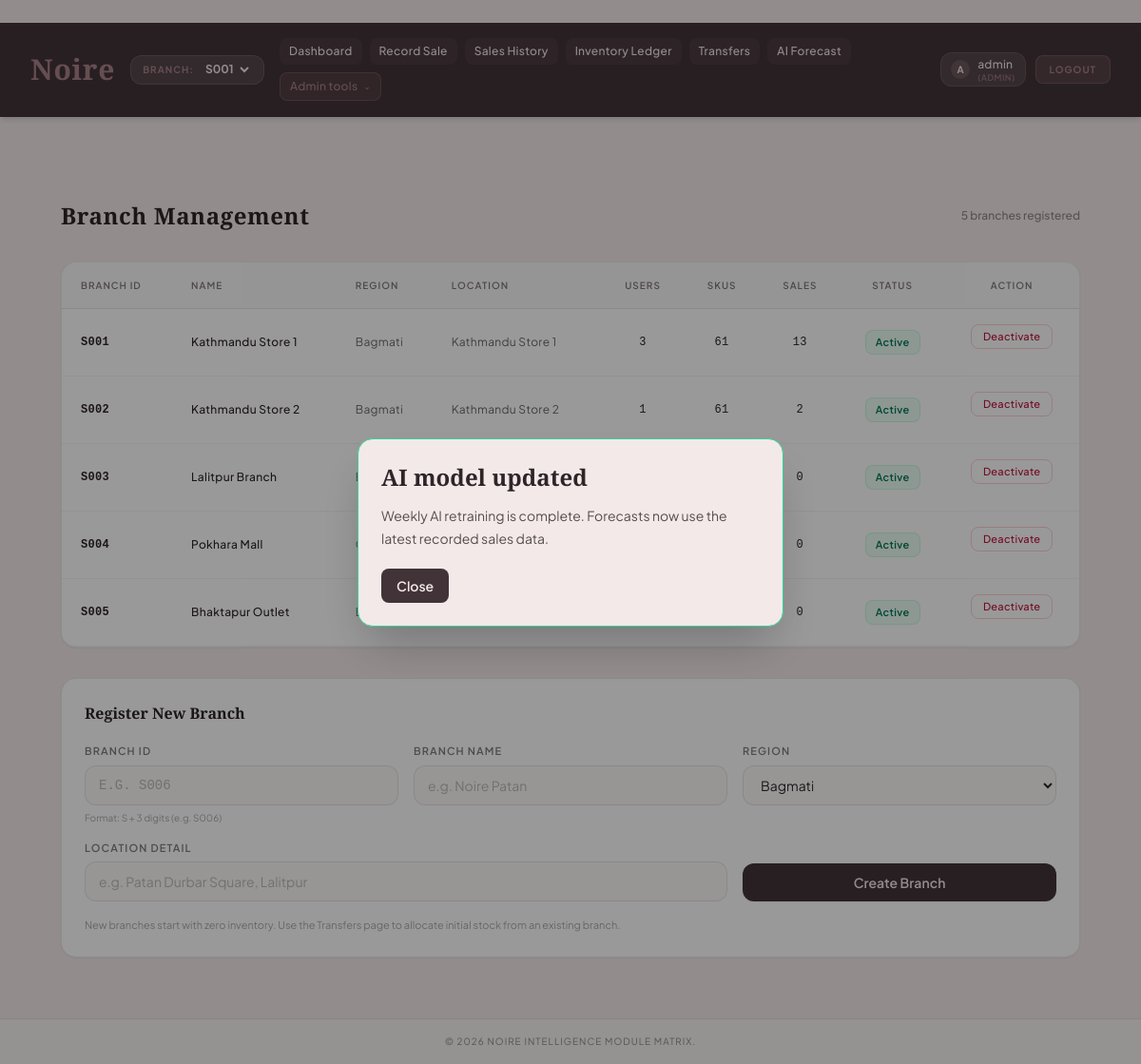
Page /manage_branches (signed in) on the committed database.
### tables this page shows
CREATE TABLE branches (
            branch_id TEXT PRIMARY KEY,
            region TEXT NOT NULL DEFAULT 'Bagmati',
            location_detail TEXT NOT NULL DEFAULT 'Kathmandu',
            created_at DATETIME DEFAULT CURRENT_TIMESTAMP
        , branch_name TEXT NOT NULL DEFAULT '', is_active INTEGER NOT NULL DEFAULT 1);

### app.py (the view)
@app.route('/manage_branches')
@admin_required
def manage_branches():
    branches = db_load_branches()
    return render_template('manage_branches.html', branches=branches)

### app.py (called while the page is built)
@app.context_processor
def inject_active_branches():
    try:
        with get_db() as conn:
            rows = conn.execute(
                "SELECT branch_id FROM branches WHERE is_active = 1 ORDER BY branch_id;"
            ).fetchall()
        return {'active_branches': [{'branch_id': r['branch_id']} for r in rows]}
    except Exception:
        return {'active_branches': [{'branch_id': b} for b in ['S001', 'S002', 'S003', 'S004', 'S005']]}

def admin_required(f):
    @wraps(f)
    def decorated_function(*args, **kwargs):
        if 'username' not in session:
            return redirect(url_for('login'))
        if session.get('role') != 'admin':
            return render_template('base.html', custom_error="403 Access Denied: Admin authorization required."), 403
        return f(*args, **kwargs)
    return decorated_function

### src/database.py (called while the page is built)
def get_db_path():
    return os.environ.get('TEST_DB_PATH', os.path.join(PROJECT_ROOT, 'data', 'noire_retail.db'))

@contextmanager
def get_db(db_path=None):
    if db_path is None:
        db_path = get_db_path()
    os.makedirs(os.path.dirname(db_path), exist_ok=True)
    conn = sqlite3.connect(db_path, timeout=30.0)
    conn.row_factory = sqlite3.Row
    conn.execute("PRAGMA foreign_keys = ON;")
    conn.execute("PRAGMA journal_mode = WAL;")
    try:
        yield conn
        conn.commit()
    except Exception:
        conn.rollback()
        raise
    finally:
        conn.close()

def db_load_branches(db_path=None):
    with get_db(db_path) as conn:
        rows = conn.execute("""
        SELECT
            b.branch_id,
            b.branch_name,
            b.region,
            b.location_detail,
            b.is_active,
            b.created_at,
            COUNT(DISTINCT u.user_id)          AS user_count,
            COUNT(DISTINCT i.inventory_id)     AS sku_count,
            COALESCE(SUM(i.stock), 0)          AS total_stock,
            COUNT(DISTINCT t.transaction_id)   AS total_sales
        FROM branches b
        LEFT JOIN users      u ON u.branch_id = b.branch_id
        LEFT JOIN inventory  i ON i.branch_id = b.branch_id
        LEFT JOIN transactions t ON t.branch_id = b.branch_id
        GROUP BY b.branch_id
        ORDER BY b.branch_id;
        """).fetchall()
        return [dict(r) for r in rows]

### templates/manage_branches.html (shortened to what this page needs)
﻿{% extends "base.html" %}
{% block content %}
<div class="max-w-7xl mx-auto px-4 sm:px-6 lg:px-8 py-8 space-y-8">
    <div class="flex items-center justify-between">
        <h2 class="text-2xl font-serif font-semibold text-noireText tracking-wide">Branch Management</h2>
        <span class="text-xs text-noireText/50 font-medium">{{ branches|length }} branch{{ 'es' if branches|length != 1 else '' }} registered</span>
    </div>
    <div class="bg-white rounded-2xl border border-noireText/10 shadow-sm overflow-hidden">
        <div class="overflow-x-auto">
            <table class="w-full text-left text-xs tracking-wide border-collapse min-w-[750px]">
                <thead>
                    <tr class="bg-parchment/20 border-b border-noireText/10 text-noireText/60 uppercase text-[10px] tracking-widest">
                        <th class="py-4 px-5 font-semibold">Branch ID</th>
                        <th class="py-4 px-5 font-semibold">Name</th>
                        <th class="py-4 px-5 font-semibold">Region</th>
                        <th class="py-4 px-5 font-semibold">Location</th>
                        <th class="py-4 px-5 font-semibold text-center">Users</th>
                        <th class="py-4 px-5 font-semibold text-center">SKUs</th>
                        <th class="py-4 px-5 font-semibold text-center">Sales</th>
                        <th class="py-4 px-5 font-semibold text-center">Status</th>
                        <th class="py-4 px-5 font-semibold text-center">Action</th>
                    </tr>
                </thead>
                <tbody>
                    {% for b in branches %}
                    <tr class="border-b border-noireText/5 hover:bg-velvet/20 transition-colors">
                        <td class="py-4 px-5 font-mono font-semibold text-noireText">{{ b.branch_id }}</td>
                        <td class="py-4 px-5 font-medium text-noireText">{{ b.branch_name }}</td>
                        <td class="py-4 px-5 text-noireText/70">{{ b.region }}</td>
                        <td class="py-4 px-5 text-noireText/70">{{ b.location_detail }}</td>
                        <td class="py-4 px-5 text-center font-mono text-noireText">{{ b.user_count }}</td>
                        <td class="py-4 px-5 text-center font-mono text-noireText">{{ b.sku_count }}</td>
                        <td class="py-4 px-5 text-center font-mono text-noireText">{{ b.total_sales }}</td>
                        <td class="py-4 px-5 text-center">
                            {% if b.is_active %}
                            <span class="text-emerald-700 bg-emerald-50 border border-emerald-200/50 px-2.5 py-1 rounded-lg text-[11px] font-semibold inline-block">Active</span>
                            {% else %}
                            <span class="text-noireText/40 bg-noireText/5 border border-noireText/10 px-2.5 py-1 rounded-lg text-[11px] font-semibold inline-block">Inactive</span>
                            {% endif %}
                        </td>
                        <td class="py-4 px-5 text-center">
                            <form method="POST" action="{{ url_for('toggle_branch_route', branch_id=b.branch_id) }}" onsubmit="return confirm('{{ 'Deactivate' if b.is_active else 'Reactivate' }} branch {{ b.branch_id }}?')">
                                <button type="submit"
                                    class="text-[11px] px-3 py-1 rounded-lg font-medium border transition-all {% if b.is_active %}text-rose-700 border-rose-200 hover:bg-rose-50{% else %}text-emerald-700 border-emerald-200 hover:bg-emerald-50{% endif %}">
                                    {{ 'Deactivate' if b.is_active else 'Activate' }}
                                </button>
                            </form>
                        </td>
                    </tr>
                    {% else %}
                    <tr>
                        <td colspan="9" class="py-8 text-center text-noireText/40 italic text-sm">No branches found.</td>
                    </tr>
                    {% endfor %}
                </tbody>
            </table>
        </div>
    </div>
    <div class="bg-white rounded-2xl border border-noireText/10 shadow-sm p-6">
        <h3 class="text-base font-serif font-semibold text-noireText mb-5">Register New Branch</h3>
        <form method="POST" action="{{ url_for('create_branch_route') }}" class="grid grid-cols-1 sm:grid-cols-2 lg:grid-cols-3 gap-4">
            <div class="flex flex-col gap-1.5">
                <label class="text-[11px] font-semibold uppercase tracking-widest text-noireText/60">Branch ID</label>
                <input type="text" name="branch_id" placeholder="e.g. S006" required
                    pattern="[Ss]\d{3}" title="Format: S followed by 3 digits (e.g. S006)"
                    class="px-3.5 py-2.5 rounded-xl bg-velvet/30 border border-noireText/10 text-noireText placeholder-noireText/30 focus:outline-none focus:border-dustyRose focus:ring-1 focus:ring-dustyRose text-sm font-mono uppercase transition-all">
                <span class="text-[10px] text-noireText/40">Format: S + 3 digits (e.g. S006)</span>
            </div>
            <div class="flex flex-col gap-1.5">
                <label class="text-[11px] font-semibold uppercase tracking-widest text-noireText/60">Branch Name</label>
                <input type="text" name="branch_name" placeholder="e.g. Noire Patan" required
                    class="px-3.5 py-2.5 rounded-xl bg-velvet/30 border border-noireText/10 text-noireText placeholder-noireText/30 focus:outline-none focus:border-dustyRose focus:ring-1 focus:ring-dustyRose text-sm transition-all">
            </div>
            <div class="flex flex-col gap-1.5">
                <label class="text-[11px] font-semibold uppercase tracking-widest text-noireText/60">Region</label>
                <select name="region"
                    class="px-3.5 py-2.5 rounded-xl bg-velvet/30 border border-noireText/10 text-noireText focus:outline-none focus:border-dustyRose focus:ring-1 focus:ring-dustyRose text-sm transition-all cursor-pointer">
                    <option value="Bagmati">Bagmati</option>
                </select>
            </div>
            <div class="flex flex-col gap-1.5 sm:col-span-2 lg:col-span-2">
                <label class="text-[11px] font-semibold uppercase tracking-widest text-noireText/60">Location Detail</label>
                <input type="text" name="location_detail" placeholder="e.g. Patan Durbar Square, Lalitpur" required
                    class="px-3.5 py-2.5 rounded-xl bg-velvet/30 border border-noireText/10 text-noireText placeholder-noireText/30 focus:outline-none focus:border-dustyRose focus:ring-1 focus:ring-dustyRose text-sm transition-all">
            </div>
            <div class="flex items-end">
                <button type="submit"
                    class="w-full px-5 py-2.5 bg-deepWine hover:bg-noireText text-velvet font-semibold text-sm rounded-xl shadow-sm transition-all">
                    Create Branch
                </button>
            </div>
        </form>
        <p class="mt-4 text-[11px] text-noireText/40 leading-relaxed">
            New branches start with zero inventory. Use the Transfers page to allocate initial stock from an existing branch.
        </p>
    </div>
</div>
{% endblock %}

### templates/base.html (style rules this page uses)
body { font-family: 'Plus Jakarta Sans', 'Space Grotesk', sans-serif; background-color: #f3e9e9; color: #2e2528; }
h1, h2, h3, .brand-font { font-family: 'Cormorant Garamond', serif; font-weight: 600; }

### rows in the picture
branches: branch_id "S001", branch_name "Kathmandu Store 1", region "Bagmati", location_detail "Kathmandu Store 1", user_count "3", sku_count "61", total_sales "13", shows "Active", is_active "Deactivate"
branches: branch_id "S002", branch_name "Kathmandu Store 2", region "Bagmati", location_detail "Kathmandu Store 2", user_count "1", sku_count "61", total_sales "2", shows "Active", is_active "Deactivate"
branches: branch_id "S003", branch_name "Lalitpur Branch", total_sales "0", shows "Active", is_active "Deactivate"
branches: branch_id "S004", branch_name "Pokhara Mall", total_sales "0", shows "Active", is_active "Deactivate"
branches: branch_id "S005", branch_name "Bhaktapur Outlet", total_sales "0", shows "Active", is_active "Deactivate"

### other values in the picture
{{ session.get('username', 'G')[:1] }} "A"
{{ session.get('username', 'Guest') }} "admin"
{{ session.get('role', 'staff') }} "ADMIN"
{{ branches|length }} "5"
{{ 'es' if branches|length != 1 else '' }} "es"
form field value "S001"
